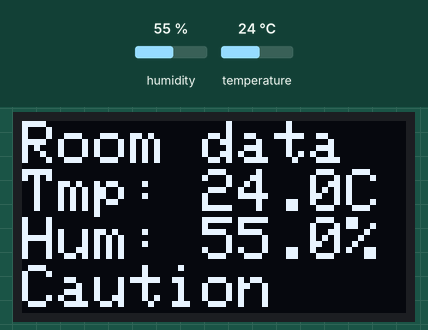
Recording of a sketch running on a simulated Arduino Uno, built with avr-gcc and run on an emulated ATmega328P. Parts: 128×64 one-colour display. Inputs (shaded band) come from the test bench; at power-on: humidity 55 %, temperature 24 °C. The display library's start-up logo is not drawn; what the sketch prints to the serial monitor is not drawn.

Above: at 3.2 s.
3.3 s: humidity set to 22 %
At 13.2 s:
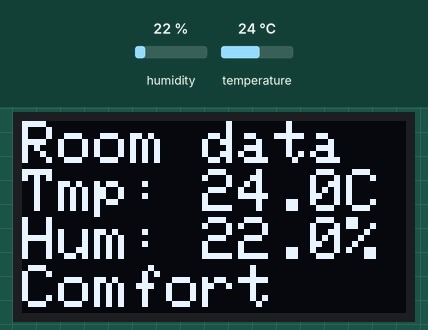
13.6 s: temperature set to 12 °C
At 23.3 s:
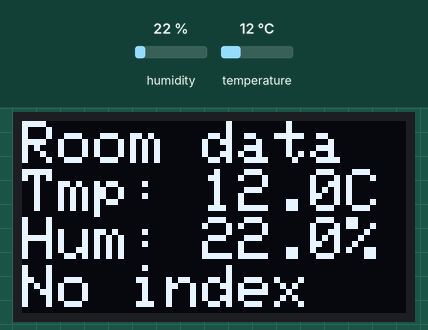
23.6 s: temperature set to 28 °C
At 33.4 s:
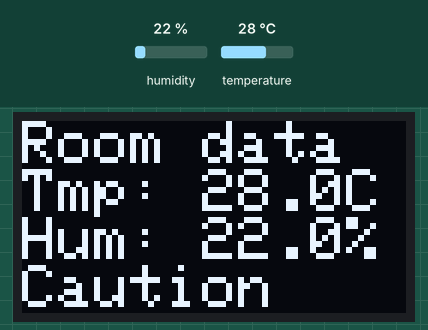
33.7 s: humidity set to 40 %
At 42.6 s:
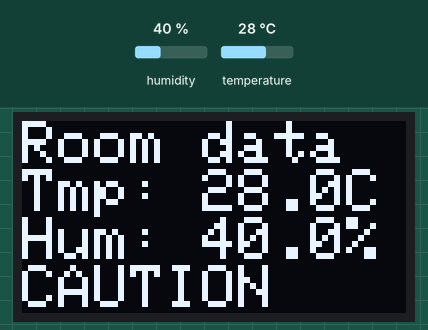
43.7 s: humidity set to 88 %
At 52.7 s:
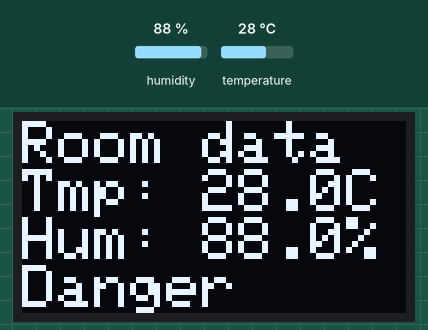
53.7 s: temperature set to 33 °C
At 62.9 s:
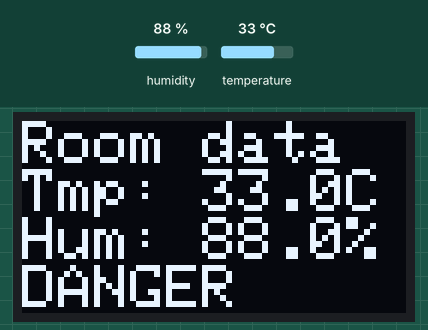
Timing chart, 0 to 64.4 s (numbered marks = the images above; inputs shaded):
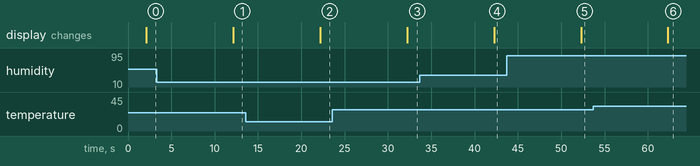

Measured:
- after the input at 3.3 s, the display: changes after 8.8 s (image 1)
- after the input at 13.6 s, the display: changes after 8.6 s (image 2)
- after the input at 23.6 s, the display: changes after 8.6 s (image 3)
- after the input at 33.7 s, the display: changes after 8.5 s (image 4)
- after the input at 43.7 s, the display: changes after 8.6 s (image 5)
- after the input at 53.7 s, the display: changes after 8.6 s (image 6)

The sketch:

TempHumOLEDMATLAB.ino
```cpp
// (licence header left out)
// Libraries
#include <SPI.h>
#include <Wire.h>
#include <Adafruit_GFX.h>
#include <Adafruit_SSD1306.h>
#include <DHT.h>

#define OLED_RESET 4
Adafruit_SSD1306 display(OLED_RESET);

#if (SSD1306_LCDHEIGHT != 64)
#error("Height incorrect, please fix Adafruit_SSD1306.h!");
#endif

// Initialize DHT sensor for normal 16mhz Arduino
DHT dht(2, DHT22);

// Variables
float hum;                    // Stores humidity value
float temp;                   // Stores temperature value
float humidex;                // Stores humidex index value
unsigned int interval = 10;   // Time between logging in seconds

void setup() {
  Serial.begin(9600);

  // sensor init
  dht.begin();

  display.begin(SSD1306_SWITCHCAPVCC, 0x3C);  // initialize with the I2C addr 0x3D (for the 128x64)
  // init done

  // Show image buffer on the display hardware
  // Since the buffer is intialized with an Adafruit splashscreen
  // internally, this will display the splashscreen
  display.display();
  delay(2000);

  // Clear the buffer
  display.clearDisplay();

  // Convert interval in milliseconds
  interval = interval * 1000;
}

void loop() {

  // Read humidity and temperature
  hum = dht.readHumidity();
  Serial.print(hum,1);
  Serial.print(":");

  temp = dht.readTemperature();
  Serial.print(temp,1);
  Serial.print(":");

  // Display values on screen
  display.setTextSize(2);
  display.setTextColor(WHITE);
  display.setCursor(0, 0);
  display.println("Room data");
  display.print("Tmp: ");
  display.print(temp,1);
  display.println("C");

  display.print("Hum: ");
  display.print(hum,1);
  display.println("%");
  //display.display();

  // Calculates humidex index and display its status
  humidex = temp + (0.5555 * (0.06 * hum * pow(10,0.03*temp) -10));
  Serial.println(humidex,1);

  // Humidex category
  if (humidex < 20){
//    Serial.println("No index");
    display.println("No index");
  }
  else if (humidex >= 20 && humidex < 27){
//    Serial.println("Comfort");
    display.println("Comfort");
  }
  else if (humidex >= 27 && humidex < 30){
//    Serial.println("Caution");
    display.println("Caution");
  }
  else if (humidex >= 30 && humidex < 40){
//    Serial.println("Extreme caution");
    display.println("CAUTION");
  }
  else if (humidex >= 40 && humidex < 55){
//    Serial.println("Danger");
    display.println("Danger");
  }
  else {
//    Serial.println("Extreme danger");
    display.println("DANGER");
  }

  display.display();

  delay(interval);
  display.clearDisplay();

}
```
